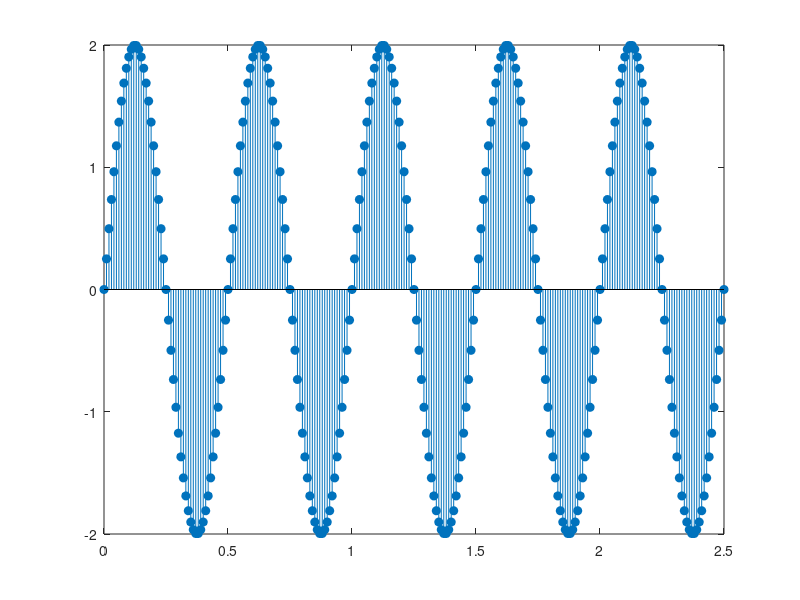

Write the MATLAB code that produced this figure.
%toto spravi obldzniky v grafe
n= -10:20
%step = heaviside(n)
%step(n==0) = 1
%ekvivalent
% a = zeros(size(n))
% a(find(n>=2 & n <= 4)) = 1


%cez rectpuls
C = rectpuls(n,30) %generuje hodnoty okolo nuly .... ked pripocitavame/odpocitavame hodnoty k n, tak vieme posuvat miesto okolo ktoreho sa to ma generovat
% find(C==1)
%stem(n, C)

A = 2
fr = 2 %2kHz
T = 1/fr %perioda
t = 0:0.01:5*T %tmin --> 0   tmax --> 5T
y = A*sin(2*pi*fr*t)
stem(t, y, "Fill")